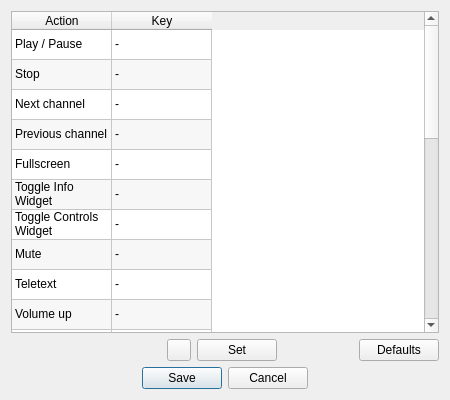
<?xml version="1.0" encoding="UTF-8"?>
<ui version="4.0">
 <class>SettingsDialogShortcuts</class>
 <widget class="QDialog" name="SettingsDialogShortcuts">
  <property name="geometry">
   <rect>
    <x>0</x>
    <y>0</y>
    <width>450</width>
    <height>400</height>
   </rect>
  </property>
  <property name="sizePolicy">
   <sizepolicy hsizetype="Preferred" vsizetype="MinimumExpanding">
    <horstretch>0</horstretch>
    <verstretch>0</verstretch>
   </sizepolicy>
  </property>
  <property name="windowTitle">
   <string>Keyboard shortcuts</string>
  </property>
  <property name="windowIcon">
   <iconset resource="../../../data/icons.qrc">
    <normaloff>:/icons/48x48/shortcuts.png</normaloff>:/icons/48x48/shortcuts.png</iconset>
  </property>
  <layout class="QGridLayout" name="gridLayout">
   <item row="0" column="0" colspan="5">
    <widget class="QTableWidget" name="shortcutsWidget">
     <property name="horizontalScrollBarPolicy">
      <enum>Qt::ScrollBarAlwaysOff</enum>
     </property>
     <property name="editTriggers">
      <set>QAbstractItemView::NoEditTriggers</set>
     </property>
     <property name="alternatingRowColors">
      <bool>true</bool>
     </property>
     <attribute name="verticalHeaderVisible">
      <bool>false</bool>
     </attribute>
     <row>
      <property name="text">
       <string notr="true"/>
      </property>
     </row>
     <row>
      <property name="text">
       <string notr="true"/>
      </property>
     </row>
     <row>
      <property name="text">
       <string notr="true"/>
      </property>
     </row>
     <row>
      <property name="text">
       <string notr="true"/>
      </property>
     </row>
     <row>
      <property name="text">
       <string notr="true"/>
      </property>
     </row>
     <row>
      <property name="text">
       <string notr="true"/>
      </property>
     </row>
     <row>
      <property name="text">
       <string notr="true"/>
      </property>
     </row>
     <row>
      <property name="text">
       <string notr="true"/>
      </property>
     </row>
     <row>
      <property name="text">
       <string notr="true"/>
      </property>
     </row>
     <row>
      <property name="text">
       <string notr="true"/>
      </property>
     </row>
     <row>
      <property name="text">
       <string notr="true"/>
      </property>
     </row>
     <row>
      <property name="text">
       <string notr="true"/>
      </property>
     </row>
     <row>
      <property name="text">
       <string notr="true"/>
      </property>
     </row>
     <row>
      <property name="text">
       <string notr="true"/>
      </property>
     </row>
     <row>
      <property name="text">
       <string notr="true"/>
      </property>
     </row>
     <row>
      <property name="text">
       <string notr="true"/>
      </property>
     </row>
     <row>
      <property name="text">
       <string notr="true"/>
      </property>
     </row>
     <row>
      <property name="text">
       <string notr="true"/>
      </property>
     </row>
     <row>
      <property name="text">
       <string notr="true"/>
      </property>
     </row>
     <row>
      <property name="text">
       <string notr="true"/>
      </property>
     </row>
     <row>
      <property name="text">
       <string notr="true"/>
      </property>
     </row>
     <row>
      <property name="text">
       <string notr="true"/>
      </property>
     </row>
     <row>
      <property name="text">
       <string notr="true"/>
      </property>
     </row>
     <row>
      <property name="text">
       <string notr="true"/>
      </property>
     </row>
     <row>
      <property name="text">
       <string notr="true"/>
      </property>
     </row>
     <row>
      <property name="text">
       <string notr="true"/>
      </property>
     </row>
     <column>
      <property name="text">
       <string>Action</string>
      </property>
     </column>
     <column>
      <property name="text">
       <string>Key</string>
      </property>
     </column>
     <item row="0" column="0">
      <property name="text">
       <string>Play / Pause</string>
      </property>
      <property name="flags">
       <set>ItemIsDragEnabled|ItemIsUserCheckable|ItemIsEnabled</set>
      </property>
     </item>
     <item row="0" column="1">
      <property name="text">
       <string notr="true">-</string>
      </property>
     </item>
     <item row="1" column="0">
      <property name="text">
       <string>Stop</string>
      </property>
      <property name="flags">
       <set>ItemIsDragEnabled|ItemIsUserCheckable|ItemIsEnabled</set>
      </property>
     </item>
     <item row="1" column="1">
      <property name="text">
       <string notr="true">-</string>
      </property>
     </item>
     <item row="2" column="0">
      <property name="text">
       <string>Next channel</string>
      </property>
      <property name="flags">
       <set>ItemIsDragEnabled|ItemIsUserCheckable|ItemIsEnabled</set>
      </property>
     </item>
     <item row="2" column="1">
      <property name="text">
       <string notr="true">-</string>
      </property>
     </item>
     <item row="3" column="0">
      <property name="text">
       <string>Previous channel</string>
      </property>
      <property name="flags">
       <set>ItemIsDragEnabled|ItemIsUserCheckable|ItemIsEnabled</set>
      </property>
     </item>
     <item row="3" column="1">
      <property name="text">
       <string notr="true">-</string>
      </property>
     </item>
     <item row="4" column="0">
      <property name="text">
       <string>Fullscreen</string>
      </property>
      <property name="flags">
       <set>ItemIsDragEnabled|ItemIsUserCheckable|ItemIsEnabled</set>
      </property>
     </item>
     <item row="4" column="1">
      <property name="text">
       <string notr="true">-</string>
      </property>
     </item>
     <item row="5" column="0">
      <property name="text">
       <string>Toggle Info Widget</string>
      </property>
     </item>
     <item row="5" column="1">
      <property name="text">
       <string notr="true">-</string>
      </property>
     </item>
     <item row="6" column="0">
      <property name="text">
       <string>Toggle Controls Widget</string>
      </property>
     </item>
     <item row="6" column="1">
      <property name="text">
       <string notr="true">-</string>
      </property>
     </item>
     <item row="7" column="0">
      <property name="text">
       <string>Mute</string>
      </property>
      <property name="flags">
       <set>ItemIsDragEnabled|ItemIsUserCheckable|ItemIsEnabled</set>
      </property>
     </item>
     <item row="7" column="1">
      <property name="text">
       <string notr="true">-</string>
      </property>
     </item>
     <item row="8" column="0">
      <property name="text">
       <string>Teletext</string>
      </property>
      <property name="flags">
       <set>ItemIsDragEnabled|ItemIsUserCheckable|ItemIsEnabled</set>
      </property>
     </item>
     <item row="8" column="1">
      <property name="text">
       <string notr="true">-</string>
      </property>
     </item>
     <item row="9" column="0">
      <property name="text">
       <string>Volume up</string>
      </property>
      <property name="flags">
       <set>ItemIsDragEnabled|ItemIsUserCheckable|ItemIsEnabled</set>
      </property>
     </item>
     <item row="9" column="1">
      <property name="text">
       <string notr="true">-</string>
      </property>
     </item>
     <item row="10" column="0">
      <property name="text">
       <string>Volume down</string>
      </property>
      <property name="flags">
       <set>ItemIsDragEnabled|ItemIsUserCheckable|ItemIsEnabled</set>
      </property>
     </item>
     <item row="10" column="1">
      <property name="text">
       <string notr="true">-</string>
      </property>
     </item>
     <item row="11" column="0">
      <property name="text">
       <string>Recorder</string>
      </property>
      <property name="flags">
       <set>ItemIsDragEnabled|ItemIsUserCheckable|ItemIsEnabled</set>
      </property>
     </item>
     <item row="11" column="1">
      <property name="text">
       <string notr="true">-</string>
      </property>
     </item>
     <item row="12" column="0">
      <property name="text">
       <string>Open File</string>
      </property>
      <property name="flags">
       <set>ItemIsDragEnabled|ItemIsUserCheckable|ItemIsEnabled</set>
      </property>
     </item>
     <item row="12" column="1">
      <property name="text">
       <string notr="true">-</string>
      </property>
     </item>
     <item row="13" column="0">
      <property name="text">
       <string>Open URL</string>
      </property>
      <property name="flags">
       <set>ItemIsDragEnabled|ItemIsUserCheckable|ItemIsEnabled</set>
      </property>
     </item>
     <item row="13" column="1">
      <property name="text">
       <string notr="true">-</string>
      </property>
     </item>
     <item row="14" column="0">
      <property name="text">
       <string>Open Channel list</string>
      </property>
      <property name="flags">
       <set>ItemIsDragEnabled|ItemIsUserCheckable|ItemIsEnabled</set>
      </property>
     </item>
     <item row="14" column="1">
      <property name="text">
       <string notr="true">-</string>
      </property>
     </item>
     <item row="15" column="0">
      <property name="text">
       <string>Edit Channel list</string>
      </property>
      <property name="flags">
       <set>ItemIsDragEnabled|ItemIsUserCheckable|ItemIsEnabled</set>
      </property>
     </item>
     <item row="15" column="1">
      <property name="text">
       <string notr="true">-</string>
      </property>
     </item>
     <item row="16" column="0">
      <property name="text">
       <string>Settings</string>
      </property>
      <property name="flags">
       <set>ItemIsDragEnabled|ItemIsUserCheckable|ItemIsEnabled</set>
      </property>
     </item>
     <item row="16" column="1">
      <property name="text">
       <string notr="true">-</string>
      </property>
     </item>
     <item row="17" column="0">
      <property name="text">
       <string>Always on top</string>
      </property>
      <property name="flags">
       <set>ItemIsDragEnabled|ItemIsUserCheckable|ItemIsEnabled</set>
      </property>
     </item>
     <item row="17" column="1">
      <property name="text">
       <string notr="true">-</string>
      </property>
     </item>
     <item row="18" column="0">
      <property name="text">
       <string>Simple Mode</string>
      </property>
      <property name="flags">
       <set>ItemIsDragEnabled|ItemIsUserCheckable|ItemIsEnabled</set>
      </property>
     </item>
     <item row="18" column="1">
      <property name="text">
       <string notr="true">-</string>
      </property>
     </item>
     <item row="19" column="0">
      <property name="text">
       <string>Hide to tray</string>
      </property>
      <property name="flags">
       <set>ItemIsDragEnabled|ItemIsUserCheckable|ItemIsEnabled</set>
      </property>
     </item>
     <item row="19" column="1">
      <property name="text">
       <string notr="true">-</string>
      </property>
     </item>
     <item row="20" column="0">
      <property name="text">
       <string>Next audio track</string>
      </property>
     </item>
     <item row="20" column="1">
      <property name="text">
       <string notr="true">-</string>
      </property>
     </item>
     <item row="21" column="0">
      <property name="text">
       <string>Next video track</string>
      </property>
     </item>
     <item row="21" column="1">
      <property name="text">
       <string notr="true">-</string>
      </property>
     </item>
     <item row="22" column="0">
      <property name="text">
       <string>Next subtitle track</string>
      </property>
     </item>
     <item row="22" column="1">
      <property name="text">
       <string notr="true">-</string>
      </property>
     </item>
     <item row="23" column="0">
      <property name="text">
       <string>Next aspect ratio mode</string>
      </property>
     </item>
     <item row="23" column="1">
      <property name="text">
       <string notr="true">-</string>
      </property>
     </item>
     <item row="24" column="0">
      <property name="text">
       <string>Next crop mode</string>
      </property>
     </item>
     <item row="24" column="1">
      <property name="text">
       <string notr="true">-</string>
      </property>
     </item>
     <item row="25" column="0">
      <property name="text">
       <string>Next deinterlace mode</string>
      </property>
     </item>
     <item row="25" column="1">
      <property name="text">
       <string notr="true">-</string>
      </property>
     </item>
    </widget>
   </item>
   <item row="1" column="0">
    <widget class="QtKeySequenceEdit" name="keyEditor" native="true">
     <property name="minimumSize">
      <size>
       <width>150</width>
       <height>0</height>
      </size>
     </property>
    </widget>
   </item>
   <item row="1" column="1">
    <widget class="QPushButton" name="buttonClear">
     <property name="maximumSize">
      <size>
       <width>24</width>
       <height>24</height>
      </size>
     </property>
     <property name="icon">
      <iconset resource="../../../data/icons.qrc">
       <normaloff>:/icons/24x24/clear.png</normaloff>:/icons/24x24/clear.png</iconset>
     </property>
     <property name="iconSize">
      <size>
       <width>24</width>
       <height>24</height>
      </size>
     </property>
    </widget>
   </item>
   <item row="1" column="2">
    <widget class="QPushButton" name="buttonSet">
     <property name="text">
      <string>Set</string>
     </property>
     <property name="icon">
      <iconset resource="../../../data/icons.qrc">
       <normaloff>:/icons/16x16/apply.png</normaloff>:/icons/16x16/apply.png</iconset>
     </property>
    </widget>
   </item>
   <item row="1" column="3">
    <spacer name="shortcutsSpacer">
     <property name="orientation">
      <enum>Qt::Horizontal</enum>
     </property>
     <property name="sizeHint" stdset="0">
      <size>
       <width>40</width>
       <height>20</height>
      </size>
     </property>
    </spacer>
   </item>
   <item row="1" column="4">
    <widget class="QPushButton" name="buttonDefaults">
     <property name="text">
      <string>Defaults</string>
     </property>
     <property name="icon">
      <iconset resource="../../../data/icons.qrc">
       <normaloff>:/icons/16x16/refresh.png</normaloff>:/icons/16x16/refresh.png</iconset>
     </property>
    </widget>
   </item>
   <item row="2" column="0" colspan="5">
    <widget class="QDialogButtonBox" name="buttonBox">
     <property name="standardButtons">
      <set>QDialogButtonBox::Cancel|QDialogButtonBox::Save</set>
     </property>
     <property name="centerButtons">
      <bool>true</bool>
     </property>
    </widget>
   </item>
  </layout>
 </widget>
 <customwidgets>
  <customwidget>
   <class>QtKeySequenceEdit</class>
   <extends>QWidget</extends>
   <header>ui/core/QtKeySequenceEdit.h</header>
   <container>1</container>
  </customwidget>
 </customwidgets>
 <resources>
  <include location="../../../data/icons.qrc"/>
 </resources>
 <connections/>
</ui>
